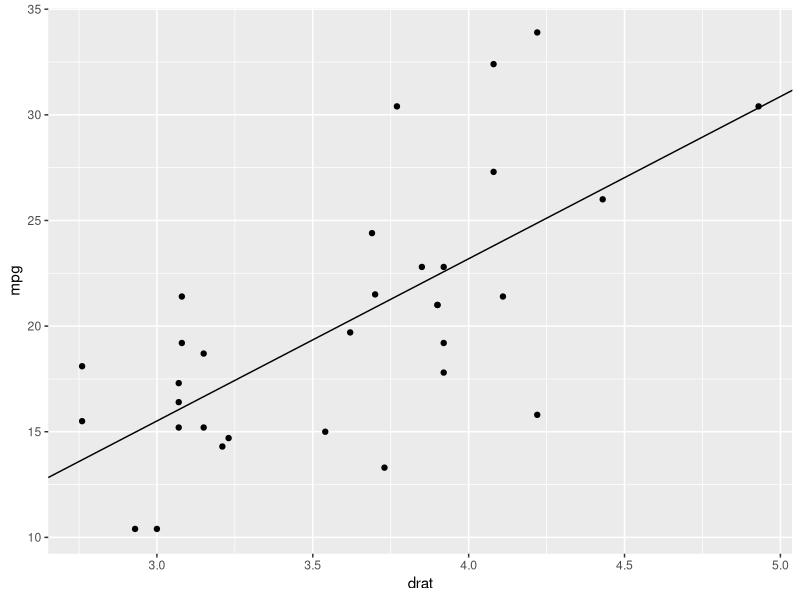

This chart was generated by the following R code:
## ---- chunk 1
options(htmltools.dir.version = FALSE)
## ---- chunk 2
library(tidyverse)
## ---- chunk 3
# This is a comment

# You can put comments above your code
x <- 2 # or next to it

x^2 # x squared
## ---- chunk 4
# Fit a model for mpg as a function of drat
mod <- lm(mpg ~ drat, data = mtcars)

# Plot it
ggplot(mtcars, aes(x = drat, y = mpg)) + 
    geom_point() + 
    geom_abline(intercept = coef(mod)[1], slope = coef(mod)[2])
